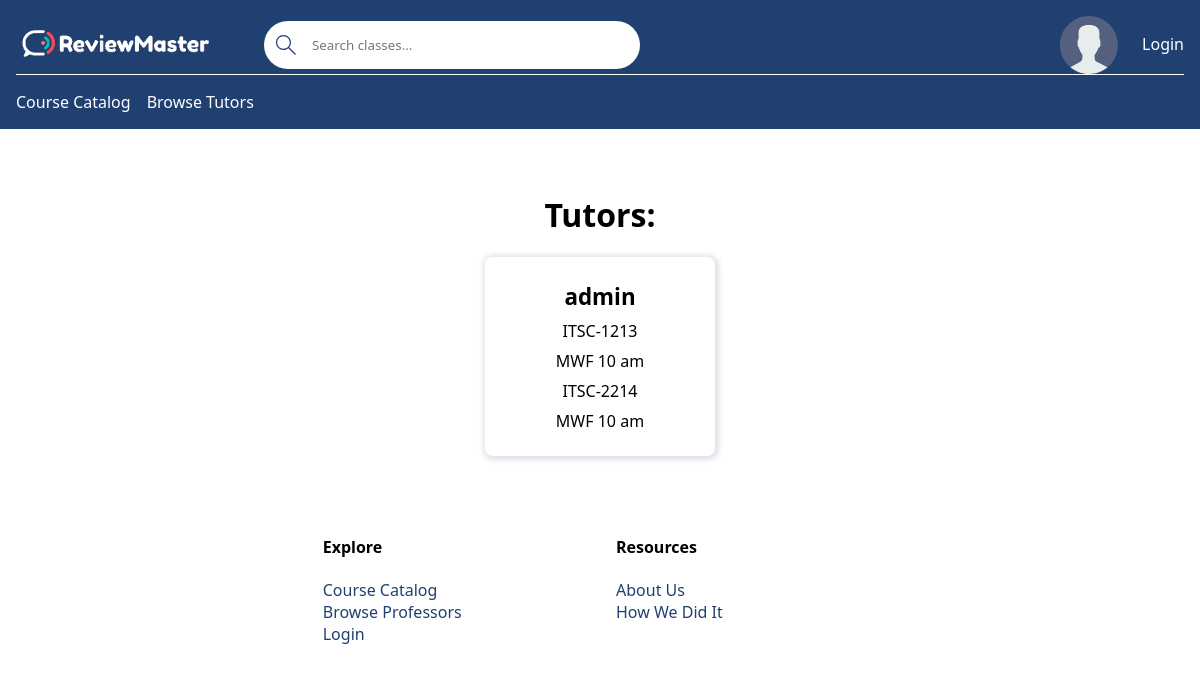
The page /tutor-list/ on the database its author committed.
### base/models.py (models this page shows)
class Tutor(models.Model):
    avatar = models.ImageField(null=True, default='avatar.svg')
    verified = models.BooleanField(default=False)
    available = models.TextField(default=False, null=True)
    user_account = models.OneToOneField(User, on_delete=models.CASCADE)
    def __str__(self):
        if self.user_account and self.user_account.first_name and self.user_account.last_name:
            return f'{self.user_account.first_name} {self.user_account.last_name}'
        elif self.user_account and self.user_account.first_name:
            return f'{self.user_account.first_name}'
        else:
            return f'{self.user_account}'

class Course(models.Model):
    name = models.CharField(max_length=200)  # Ex: Software Engineering
    department = models.ForeignKey(Department, null=True, on_delete=models.SET_NULL)
    number = models.IntegerField(null=False)
    students = models.ManyToManyField(User, related_name='students', blank=True)
    professor = models.ForeignKey(Professor, related_name='professor', on_delete=models.SET_NULL, default=None, null=True)
    section_number = models.IntegerField(null=True)
    tutor = models.ManyToManyField(Tutor, related_name='course', blank=True)
    pending_tutor = models.ManyToManyField(Tutor, related_name='courses', blank=True)
    credit_hours = models.IntegerField()
    class Meta:
        ordering = ['department', 'number']  # Order by department, number, and section number.
        unique_together = ('department', 'number', 'section_number')
    def __str__(self):
        return f'{self.department}-{self.number}'  # Calling will return DEPT-####

class Department(models.Model):
    name = models.CharField(max_length=4)  # EX: ITSC, MATH, ITIS, etc
    def __str__(self):
        return self.name  # Calling Department will return name

### base/views/views_tutor.py (the view)
# urls.py: path('tutor-list/', tutor_list, name = "tutor-list"),
def tutor_list(request):
    tutors = Tutor.objects.filter(verified=True)
    context = {
        'tutors': tutors
    }
    return render(request, 'base/tutor/tutor_list.html', context)

### base/templates/base/tutor/tutor_list.html (shortened to what this page needs)
{% extends 'main.html' %}
{% block content %}
<main class="tutor-page">
    <h1>Tutors:</h1>
    <div class="card-list">
        {% for tutor in tutors %}
            <div class="card-item">
                <p class="card-name">{{ tutor }}</p>
                {% for course in tutor.course.all %}
                    <p class="class-name">{{ course }}</p>
                    <p>{{ tutor.available }}</p>
                {% endfor %}
            </div>
        {% endfor %}
    </div>
</main>
{% endblock content %}

### static/styles/styles.css (style rules this page uses)
:root { --primary-color: #204071; --secondary-color: #2a9d8f; --light-color: #ffffff; --error-color: #ba2d3d; --success-color: #2a9d8f; --dark-gray: #495057; --light-grey: #dee2e6; --star-color: #ffb900; --star-color-hover: gold; --star-color-active: #ea0; }
* { font-family: "Segoe UI", Roboto, Oxygen, Ubuntu, Cantarell, "Open Sans", "Helvetica Neue", sans-serif; margin: 0; padding: 0; box-sizing: border-box; text-rendering: optimizeLegibility; }
main:not(.home) { width: 80%; margin: 4rem auto; }
h1 { margin-bottom: 0.67em; }
.professor-page, .tutor-page h1 { text-align: center; }
.card-list { display: flex; justify-content: center; flex-wrap: wrap; gap: 2rem; }
.card-item { display: flex; flex-direction: column; align-items: center; gap: 0.5rem; padding: 1.5rem 1rem; width: fit-content; min-width: 230px; text-align: center; border-radius: 1px solid var(--primary-color); border-radius: 0.5rem; box-shadow: 1px 1px 5px 3px rgba(32, 64, 113, 0.15); transition: transform 0.3s ease; }
.card-name { font-size: 1.4rem; font-weight: bold; }

### rows shown on the page
Tutor: user_account.username "admin", available "MWF 10 am"
Course: department+number "ITSC-1213"
Course: department+number "ITSC-2214"
